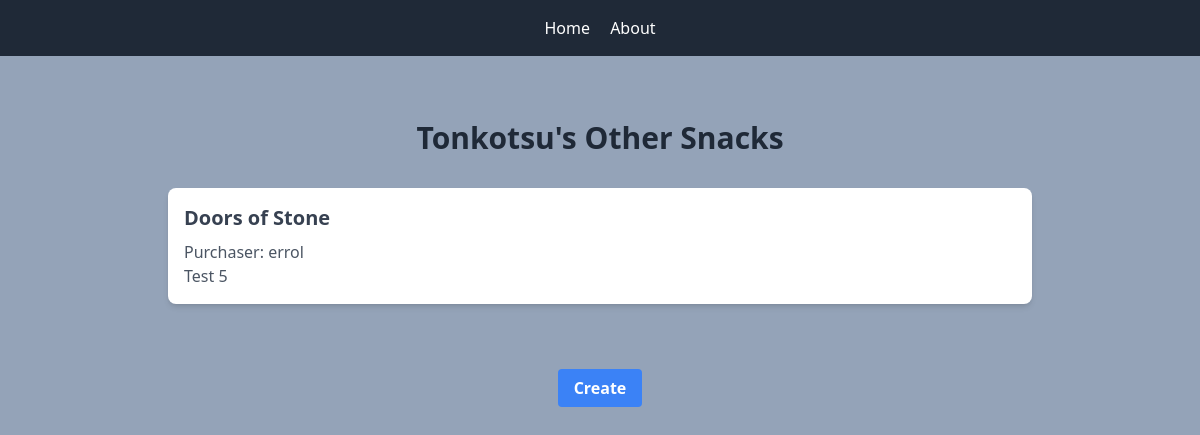
/, run on an earlier commit of the app's database.
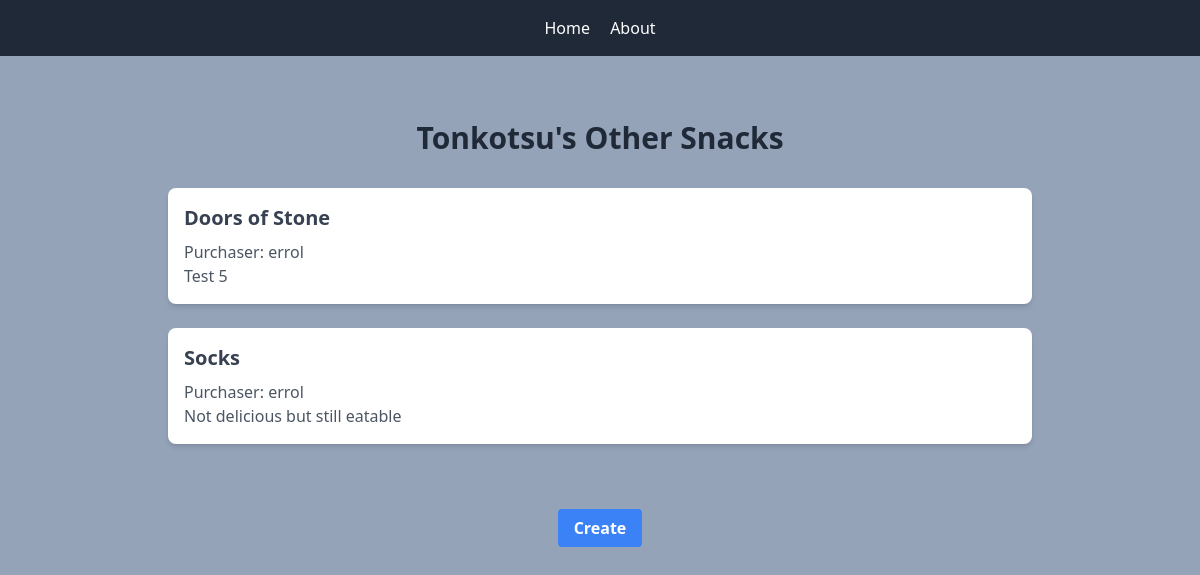
And on a later commit of the database.
### snacks/models.py (models this page shows, shortened)
class Snack(models.Model):
    title = models.CharField(max_length=256)
    purchaser = models.ForeignKey(get_user_model(), on_delete=models.CASCADE)
    description = models.TextField()

### snacks/views.py (the view)
# urls.py: path('', SnackListView.as_view(), name='snack_list'),
class SnackListView(ListView):
    template_name = 'snack_list.html'
    model = Snack
    context_object_name = 'snacks'

### templates/snack_list.html
{% extends 'base.html' %}
{% block content %}
<div class="max-w-4xl mx-auto py-8 px-4">
    <h1 class="text-3xl font-bold text-center text-gray-800 mb-8">Tonkotsu's Other Snacks</h1>
    {% for snack in snacks %}
        <div class="mb-6 p-4 bg-white shadow-md rounded-lg">
            <a href="{% url 'snack_detail' snack.pk %}" class="text-xl font-semibold text-gray-700 hover:text-blue-500">{{ snack.title }}</a>
            <p class="mt-2 text-gray-600">Purchaser: {{ snack.purchaser }}</p>
            <p class="text-gray-600">{{ snack.description }}</p>
        </div>
    {% endfor %}
</div>
{% endblock content %}

What changed in the data, as far as the page shows it:
added Snack: title "Socks", purchaser "errol", description "Not delicious but still eatable"
